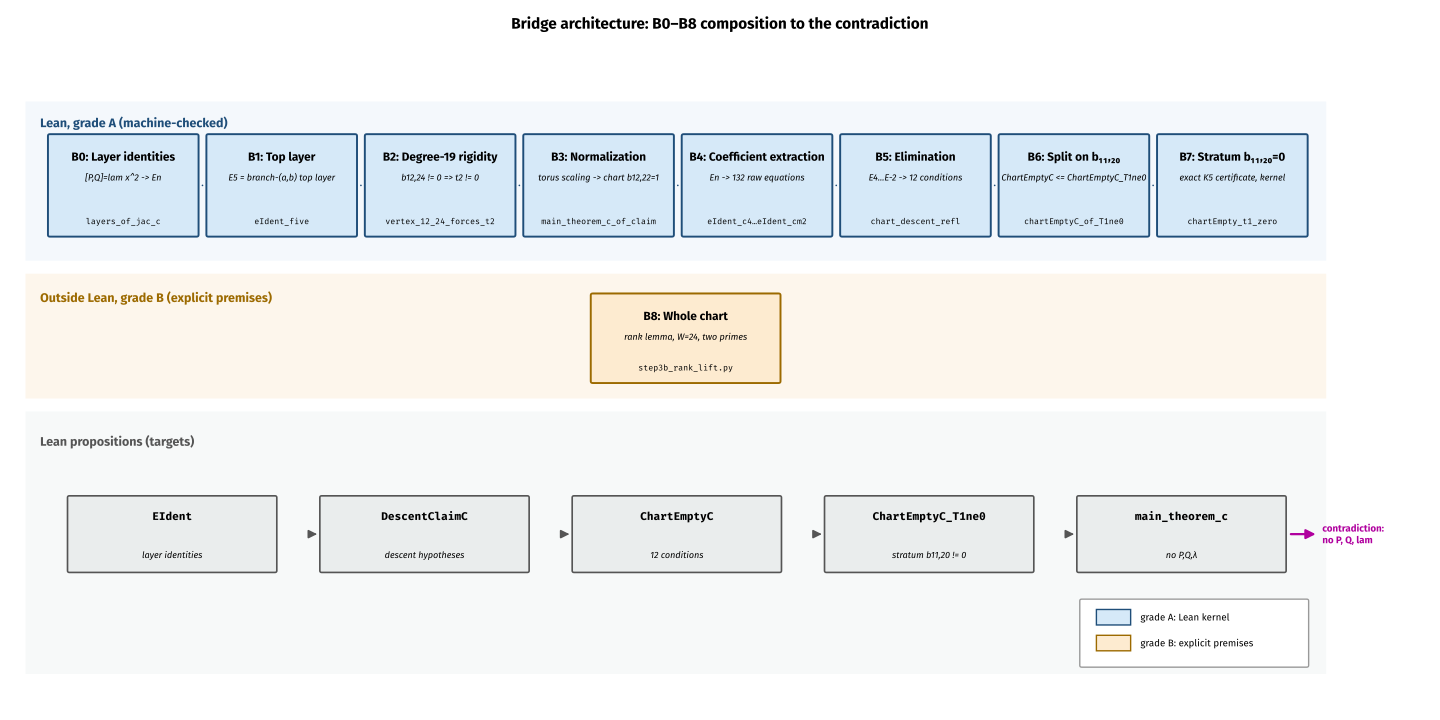

This figure's Python source:
#!/usr/bin/env python3
"""Figure 2 for the branch-(c) paper: the B0-B8 bridge architecture.

Flowchart of the nine bridges (Table tab:bridges), in three bands:
top band (Lean, grade A), middle band (outside Lean, grade B),
bottom band (the Lean propositions each bridge targets).

Vector PDF output; regenerable from the bridge table below.
Fonts: Fira Sans only (matches the paper).
"""
import os
import matplotlib
matplotlib.use("Agg")
import matplotlib.pyplot as plt
from matplotlib.font_manager import fontManager
from matplotlib.patches import FancyBboxPatch, FancyArrowPatch

HERE = os.path.dirname(os.path.abspath(__file__))
for _f in ("FiraSans-Regular.ttf", "FiraSans-Bold.ttf", "FiraSans-Italic.ttf",
           "FiraMono-Regular.ttf", "FiraMono-Bold.ttf"):
    fontManager.addfont(os.path.expanduser("~/.fonts/fira/" + _f))
plt.rcParams.update({"font.family": "Fira Sans", "pdf.fonttype": 42})
MONO = "Fira Mono"

GRADE_A = "#D6E9F8"   # light blue
GRADE_B = "#FDEBD0"   # light orange
EDGE_A = "#1F4E79"
EDGE_B = "#9C6A00"
PROP_FILL = "#EAEDED"
ACCENT = "#FF10F0"

# (id, title, detail, lean name, grade)
BRIDGES = [
    ("B0", "Layer identities", "[P,Q]=lam x^2 -> En", "layers_of_jac_c", "A"),
    ("B1", "Top layer", "E5 = branch-(a,b) top layer", "eIdent_five", "A"),
    ("B2", "Degree-19 rigidity", "b12,24 != 0 => t2 != 0", "vertex_12_24_forces_t2", "A"),
    ("B3", "Normalization", "torus scaling -> chart b12,22=1", "main_theorem_c_of_claim", "A"),
    ("B4", "Coefficient extraction", "En -> 132 raw equations", "eIdent_c4…eIdent_cm2", "A"),
    ("B5", "Elimination", "E4...E-2 -> 12 conditions", "chart_descent_refl", "A"),
    ("B6", "Split on b₁₁,₂₀", "ChartEmptyC <= ChartEmptyC_T1ne0", "chartEmptyC_of_T1ne0", "A"),
    ("B7", "Stratum b₁₁,₂₀=0", "exact K5 certificate, kernel", "chartEmpty_t1_zero", "A"),
    ("B8", "Whole chart", "rank lemma, W=24, two primes", "step3b_rank_lift.py", "B"),
]
PROPS = [
    ("EIdent", "layer identities"),
    ("DescentClaimC", "descent hypotheses"),
    ("ChartEmptyC", "12 conditions"),
    ("ChartEmptyC_T1ne0", "stratum b11,20 != 0"),
    ("main_theorem_c", "no P,Q,λ"),
]
# which bridges feed which proposition band boxes (by index into PROPS)
FEED = {0: 0, 1: 0, 2: 1, 3: 1, 4: 2, 5: 2, 6: 3, 7: 3, 8: 4}


def box(ax, xy, w, h, title, detail, lean, fill, edge):
    x, y = xy
    ax.add_patch(FancyBboxPatch((x, y), w, h, boxstyle="round,pad=0.02",
                                facecolor=fill, edgecolor=edge, linewidth=1.4))
    ax.text(x + w / 2, y + h - 0.16, title, ha="center", va="top",
            fontsize=8.5, fontweight="bold")
    ax.text(x + w / 2, y + h - 0.42, detail, ha="center", va="top",
            fontsize=6.5, style="italic")
    ax.text(x + w / 2, y + 0.10, lean, ha="center", va="bottom",
            fontsize=6, family=MONO)


def main():
    fig, ax = plt.subplots(figsize=(14.4, 7.2))
    ax.set_xlim(0, 14.4)
    ax.set_ylim(0, 7.2)
    ax.axis("off")

    # Band labels and backgrounds
    ax.add_patch(plt.Rectangle((0.1, 5.15), 13.3, 1.85, facecolor="#F4F8FC",
                               edgecolor="none", zorder=0))
    ax.add_patch(plt.Rectangle((0.1, 3.55), 13.3, 1.45, facecolor="#FDF6EC",
                               edgecolor="none", zorder=0))
    ax.add_patch(plt.Rectangle((0.1, 0.35), 13.3, 3.05, facecolor="#F7F9F9",
                               edgecolor="none", zorder=0))
    ax.text(0.25, 6.75, "Lean, grade A (machine-checked)", fontsize=9,
            fontweight="bold", color=EDGE_A, va="center")
    ax.text(0.25, 4.72, "Outside Lean, grade B (explicit premises)", fontsize=9,
            fontweight="bold", color=EDGE_B, va="center")
    ax.text(0.25, 3.05, "Lean propositions (targets)", fontsize=9,
            fontweight="bold", color="#555555", va="center")

    # Top band: B0..B7 (8 boxes)
    bw, bh = 1.5, 1.15
    y_top = 5.45
    tops = []
    for i, (bid, title, detail, lean, grade) in enumerate(BRIDGES[:8]):
        x = 0.35 + i * 1.62
        box(ax, (x, y_top), bw, bh, f"{bid}: {title}", detail, lean,
            GRADE_A, EDGE_A)
        tops.append((x + bw / 2, y_top))
        if i > 0:
            ax.add_patch(FancyArrowPatch((x - 0.06, y_top + bh / 2),
                                         (x - 0.06 + 0.0, y_top + bh / 2),
                                         arrowstyle="-|>", mutation_scale=10,
                                         color=EDGE_A, linewidth=1.2))

    # Middle band: B8 (centered, wider)
    bid, title, detail, lean, grade = BRIDGES[8]
    bx, bw8, bh8, by = 5.9, 1.9, 1.0, 3.75
    box(ax, (bx, by), bw8, bh8, f"{bid}: {title}", detail, lean, GRADE_B, EDGE_B)

    # Bottom band: proposition boxes
    pw, ph = 2.1, 0.85
    py = 1.55
    prop_cx = []
    for i, (pname, pdetail) in enumerate(PROPS):
        x = 0.55 + i * 2.58
        ax.add_patch(FancyBboxPatch((x, py), pw, ph, boxstyle="round,pad=0.02",
                                    facecolor=PROP_FILL, edgecolor="#555555",
                                    linewidth=1.2))
        ax.text(x + pw / 2, py + ph - 0.14, pname, ha="center", va="top",
                fontsize=8, fontweight="bold", family=MONO)
        ax.text(x + pw / 2, py + 0.12, pdetail, ha="center", va="bottom",
                fontsize=6.5, style="italic")
        prop_cx.append(x + pw / 2)
        if i > 0:
            ax.add_patch(FancyArrowPatch((x - 0.10, py + ph / 2),
                                         (x - 0.02, py + ph / 2),
                                         arrowstyle="-|>", mutation_scale=12,
                                         color="#555555", linewidth=1.3))

    # The bottom band already shows the composition chain; per-bridge
    # targeting is documented in Table tab:bridges, so no extra arrows.
    # Final contradiction arrow (to the right of the last proposition box)
    x_last_right = prop_cx[-1] + pw / 2
    ax.add_patch(FancyArrowPatch((x_last_right + 0.04, py + ph / 2),
                                 (13.32, py + ph / 2),
                                 arrowstyle="-|>", mutation_scale=14,
                                 color="#B0009E", linewidth=1.6))
    ax.text(13.36, py + ph / 2, "contradiction:\nno P, Q, lam",
            fontsize=7, fontweight="bold", color="#B0009E", va="center",
            ha="left")

    # Grade legend
    ax.add_patch(FancyBboxPatch((10.9, 0.45), 2.3, 0.75,
                                boxstyle="round,pad=0.02", facecolor="white",
                                edgecolor="#999999", linewidth=1.0))
    ax.add_patch(plt.Rectangle((11.05, 0.92), 0.35, 0.18, facecolor=GRADE_A,
                               edgecolor=EDGE_A))
    ax.text(11.5, 1.01, "grade A: Lean kernel", fontsize=7, va="center")
    ax.add_patch(plt.Rectangle((11.05, 0.62), 0.35, 0.18, facecolor=GRADE_B,
                               edgecolor=EDGE_B))
    ax.text(11.5, 0.71, "grade B: explicit premises", fontsize=7, va="center")

    fig.suptitle("Bridge architecture: B0–B8 composition to the contradiction",
                 fontsize=11, fontweight="bold", y=0.98)
    fig.tight_layout(rect=[0, 0, 1, 0.95])
    out = os.path.join(HERE, "fig2_bridges.pdf")
    fig.savefig(out)
    print("wrote", out)


if __name__ == "__main__":
    main()
